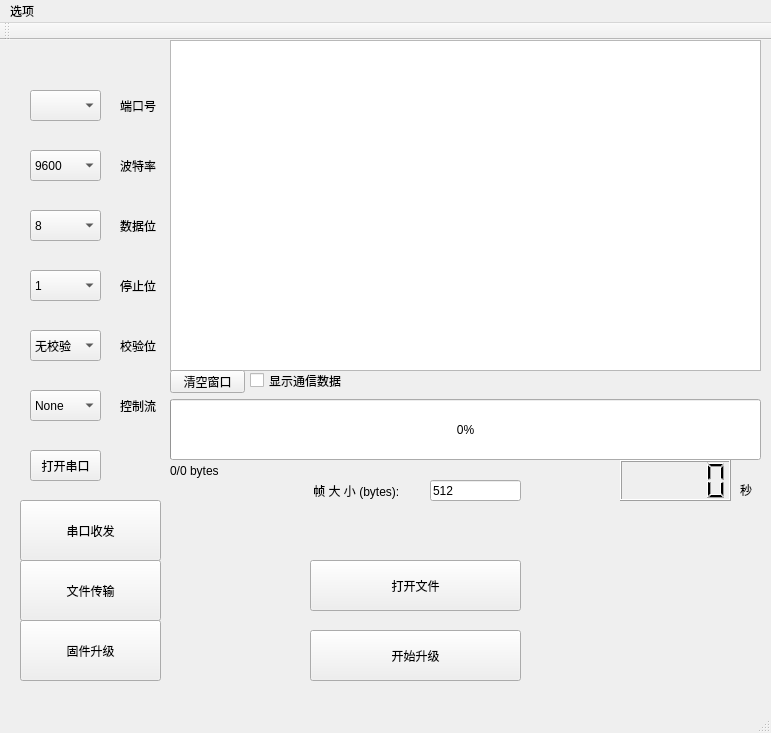
<?xml version="1.0" encoding="UTF-8"?>
<ui version="4.0">
 <class>MainWindow</class>
 <widget class="QMainWindow" name="MainWindow">
  <property name="geometry">
   <rect>
    <x>0</x>
    <y>0</y>
    <width>771</width>
    <height>733</height>
   </rect>
  </property>
  <property name="windowTitle">
   <string>MainWindow</string>
  </property>
  <widget class="QWidget" name="centralWidget">
   <widget class="QComboBox" name="comboBox_portNum">
    <property name="geometry">
     <rect>
      <x>30</x>
      <y>50</y>
      <width>71</width>
      <height>31</height>
     </rect>
    </property>
   </widget>
   <widget class="QLabel" name="label_portNum">
    <property name="geometry">
     <rect>
      <x>120</x>
      <y>60</y>
      <width>54</width>
      <height>12</height>
     </rect>
    </property>
    <property name="text">
     <string>端口号</string>
    </property>
   </widget>
   <widget class="QComboBox" name="comboBox_baud">
    <property name="geometry">
     <rect>
      <x>30</x>
      <y>110</y>
      <width>71</width>
      <height>31</height>
     </rect>
    </property>
    <item>
     <property name="text">
      <string>9600</string>
     </property>
    </item>
    <item>
     <property name="text">
      <string>115200</string>
     </property>
    </item>
    <item>
     <property name="text">
      <string>1200</string>
     </property>
    </item>
    <item>
     <property name="text">
      <string>2400</string>
     </property>
    </item>
    <item>
     <property name="text">
      <string>4800</string>
     </property>
    </item>
    <item>
     <property name="text">
      <string>14400</string>
     </property>
    </item>
    <item>
     <property name="text">
      <string>19200</string>
     </property>
    </item>
    <item>
     <property name="text">
      <string>38400</string>
     </property>
    </item>
    <item>
     <property name="text">
      <string>57600</string>
     </property>
    </item>
    <item>
     <property name="text">
      <string>128000</string>
     </property>
    </item>
    <item>
     <property name="text">
      <string>256000</string>
     </property>
    </item>
    <item>
     <property name="text">
      <string>512000</string>
     </property>
    </item>
    <item>
     <property name="text">
      <string>921600</string>
     </property>
    </item>
    <item>
     <property name="text">
      <string>2000000</string>
     </property>
    </item>
   </widget>
   <widget class="QLabel" name="label_baud">
    <property name="geometry">
     <rect>
      <x>120</x>
      <y>120</y>
      <width>54</width>
      <height>12</height>
     </rect>
    </property>
    <property name="text">
     <string>波特率</string>
    </property>
   </widget>
   <widget class="QComboBox" name="comboBox_dataBit">
    <property name="geometry">
     <rect>
      <x>30</x>
      <y>170</y>
      <width>71</width>
      <height>31</height>
     </rect>
    </property>
    <item>
     <property name="text">
      <string>8</string>
     </property>
    </item>
    <item>
     <property name="text">
      <string>7</string>
     </property>
    </item>
    <item>
     <property name="text">
      <string>6</string>
     </property>
    </item>
    <item>
     <property name="text">
      <string>5</string>
     </property>
    </item>
   </widget>
   <widget class="QLabel" name="label_dataBit">
    <property name="geometry">
     <rect>
      <x>120</x>
      <y>180</y>
      <width>54</width>
      <height>12</height>
     </rect>
    </property>
    <property name="text">
     <string>数据位</string>
    </property>
   </widget>
   <widget class="QComboBox" name="comboBox_stopBit">
    <property name="geometry">
     <rect>
      <x>30</x>
      <y>230</y>
      <width>71</width>
      <height>31</height>
     </rect>
    </property>
    <item>
     <property name="text">
      <string>1</string>
     </property>
    </item>
    <item>
     <property name="text">
      <string>1.5</string>
     </property>
    </item>
    <item>
     <property name="text">
      <string>2</string>
     </property>
    </item>
   </widget>
   <widget class="QLabel" name="label_stopBit">
    <property name="geometry">
     <rect>
      <x>120</x>
      <y>240</y>
      <width>54</width>
      <height>12</height>
     </rect>
    </property>
    <property name="text">
     <string>停止位</string>
    </property>
   </widget>
   <widget class="QComboBox" name="comboBox_checkBit">
    <property name="geometry">
     <rect>
      <x>30</x>
      <y>290</y>
      <width>71</width>
      <height>31</height>
     </rect>
    </property>
    <item>
     <property name="text">
      <string>无校验</string>
     </property>
    </item>
    <item>
     <property name="text">
      <string>奇校验</string>
     </property>
    </item>
    <item>
     <property name="text">
      <string>偶校验</string>
     </property>
    </item>
   </widget>
   <widget class="QLabel" name="label_checkBit">
    <property name="geometry">
     <rect>
      <x>120</x>
      <y>300</y>
      <width>54</width>
      <height>12</height>
     </rect>
    </property>
    <property name="text">
     <string>校验位</string>
    </property>
   </widget>
   <widget class="QComboBox" name="comboBox_flowBit">
    <property name="geometry">
     <rect>
      <x>30</x>
      <y>350</y>
      <width>71</width>
      <height>31</height>
     </rect>
    </property>
    <item>
     <property name="text">
      <string>None</string>
     </property>
    </item>
    <item>
     <property name="text">
      <string>Hardware</string>
     </property>
    </item>
    <item>
     <property name="text">
      <string>Software</string>
     </property>
    </item>
    <item>
     <property name="text">
      <string>UnknowFlowControl</string>
     </property>
    </item>
   </widget>
   <widget class="QLabel" name="label_flowBit">
    <property name="geometry">
     <rect>
      <x>120</x>
      <y>360</y>
      <width>54</width>
      <height>12</height>
     </rect>
    </property>
    <property name="text">
     <string>控制流</string>
    </property>
   </widget>
   <widget class="QPushButton" name="pushButton_openUart">
    <property name="geometry">
     <rect>
      <x>30</x>
      <y>410</y>
      <width>71</width>
      <height>31</height>
     </rect>
    </property>
    <property name="baseSize">
     <size>
      <width>0</width>
      <height>0</height>
     </size>
    </property>
    <property name="text">
     <string>打开串口</string>
    </property>
   </widget>
   <widget class="QStackedWidget" name="stackedWidget">
    <property name="geometry">
     <rect>
      <x>160</x>
      <y>-10</y>
      <width>611</width>
      <height>681</height>
     </rect>
    </property>
    <property name="currentIndex">
     <number>2</number>
    </property>
    <widget class="QWidget" name="page_sendAndReceive">
     <widget class="QCheckBox" name="checkBox_cycleSend">
      <property name="geometry">
       <rect>
        <x>230</x>
        <y>630</y>
        <width>71</width>
        <height>21</height>
       </rect>
      </property>
      <property name="text">
       <string>循环周期</string>
      </property>
     </widget>
     <widget class="QLabel" name="label_cycleSendTime">
      <property name="geometry">
       <rect>
        <x>350</x>
        <y>630</y>
        <width>21</width>
        <height>21</height>
       </rect>
      </property>
      <property name="text">
       <string>ms</string>
      </property>
     </widget>
     <widget class="QPushButton" name="pushButton_send">
      <property name="geometry">
       <rect>
        <x>510</x>
        <y>540</y>
        <width>81</width>
        <height>61</height>
       </rect>
      </property>
      <property name="text">
       <string>发 送</string>
      </property>
     </widget>
     <widget class="QTextEdit" name="textEdit_Tx">
      <property name="geometry">
       <rect>
        <x>10</x>
        <y>510</y>
        <width>491</width>
        <height>121</height>
       </rect>
      </property>
     </widget>
     <widget class="QPushButton" name="pushButton_clearRx">
      <property name="geometry">
       <rect>
        <x>10</x>
        <y>470</y>
        <width>61</width>
        <height>21</height>
       </rect>
      </property>
      <property name="text">
       <string>清空窗口</string>
      </property>
     </widget>
     <widget class="QCheckBox" name="checkBox_showTime">
      <property name="geometry">
       <rect>
        <x>150</x>
        <y>470</y>
        <width>81</width>
        <height>21</height>
       </rect>
      </property>
      <property name="text">
       <string>显示时间戳</string>
      </property>
     </widget>
     <widget class="QCheckBox" name="checkBox_saveDataToFile">
      <property name="geometry">
       <rect>
        <x>310</x>
        <y>470</y>
        <width>101</width>
        <height>21</height>
       </rect>
      </property>
      <property name="text">
       <string>接收数据到文件</string>
      </property>
     </widget>
     <widget class="QCheckBox" name="checkBox_ShowHex">
      <property name="geometry">
       <rect>
        <x>80</x>
        <y>470</y>
        <width>61</width>
        <height>21</height>
       </rect>
      </property>
      <property name="text">
       <string>HEX显示</string>
      </property>
     </widget>
     <widget class="QPushButton" name="pushButton_save">
      <property name="geometry">
       <rect>
        <x>240</x>
        <y>470</y>
        <width>61</width>
        <height>21</height>
       </rect>
      </property>
      <property name="text">
       <string>保存数据</string>
      </property>
     </widget>
     <widget class="QTextEdit" name="textEdit_Rx">
      <property name="geometry">
       <rect>
        <x>10</x>
        <y>10</y>
        <width>591</width>
        <height>461</height>
       </rect>
      </property>
      <property name="lineWrapMode">
       <enum>QTextEdit::WidgetWidth</enum>
      </property>
     </widget>
     <widget class="QCheckBox" name="checkBox_HexSend">
      <property name="geometry">
       <rect>
        <x>100</x>
        <y>630</y>
        <width>61</width>
        <height>21</height>
       </rect>
      </property>
      <property name="text">
       <string>HEX发送</string>
      </property>
     </widget>
     <widget class="QCheckBox" name="checkBox_addNewLine">
      <property name="geometry">
       <rect>
        <x>170</x>
        <y>630</y>
        <width>61</width>
        <height>21</height>
       </rect>
      </property>
      <property name="text">
       <string>加换行</string>
      </property>
     </widget>
     <widget class="QPushButton" name="pushButton_clearTx">
      <property name="geometry">
       <rect>
        <x>10</x>
        <y>630</y>
        <width>81</width>
        <height>21</height>
       </rect>
      </property>
      <property name="text">
       <string>清空发送区</string>
      </property>
     </widget>
     <widget class="QLineEdit" name="lineEdit_cycleDelay">
      <property name="geometry">
       <rect>
        <x>300</x>
        <y>630</y>
        <width>41</width>
        <height>21</height>
       </rect>
      </property>
      <property name="text">
       <string>1000</string>
      </property>
     </widget>
     <widget class="QLabel" name="label_rxCounter">
      <property name="geometry">
       <rect>
        <x>520</x>
        <y>470</y>
        <width>81</width>
        <height>21</height>
       </rect>
      </property>
      <property name="frameShape">
       <enum>QFrame::NoFrame</enum>
      </property>
      <property name="text">
       <string>RX:0</string>
      </property>
     </widget>
     <widget class="QLabel" name="label_txCounter">
      <property name="geometry">
       <rect>
        <x>430</x>
        <y>630</y>
        <width>71</width>
        <height>21</height>
       </rect>
      </property>
      <property name="text">
       <string>TX:0</string>
      </property>
     </widget>
    </widget>
    <widget class="QWidget" name="page_sendFiles">
     <widget class="QTextEdit" name="textEdit_filesTransmitInfo">
      <property name="geometry">
       <rect>
        <x>10</x>
        <y>10</y>
        <width>591</width>
        <height>331</height>
       </rect>
      </property>
     </widget>
     <widget class="QCheckBox" name="checkBox_filesTransmit_showData">
      <property name="geometry">
       <rect>
        <x>90</x>
        <y>340</y>
        <width>101</width>
        <height>21</height>
       </rect>
      </property>
      <property name="text">
       <string>显示传输数据</string>
      </property>
     </widget>
     <widget class="QPushButton" name="pushButton_filesTransmit_clear">
      <property name="geometry">
       <rect>
        <x>10</x>
        <y>340</y>
        <width>75</width>
        <height>23</height>
       </rect>
      </property>
      <property name="text">
       <string>清空窗口</string>
      </property>
     </widget>
     <widget class="QLabel" name="label_filesTransmit_progress">
      <property name="geometry">
       <rect>
        <x>10</x>
        <y>430</y>
        <width>151</width>
        <height>21</height>
       </rect>
      </property>
      <property name="text">
       <string>0/0 bytes</string>
      </property>
     </widget>
     <widget class="QLCDNumber" name="lcdNumber_filesTransmit">
      <property name="geometry">
       <rect>
        <x>460</x>
        <y>430</y>
        <width>111</width>
        <height>41</height>
       </rect>
      </property>
     </widget>
     <widget class="QLabel" name="label_filesTransmit_timeConsuming">
      <property name="geometry">
       <rect>
        <x>580</x>
        <y>440</y>
        <width>21</width>
        <height>20</height>
       </rect>
      </property>
      <property name="text">
       <string>秒</string>
      </property>
     </widget>
     <widget class="QProgressBar" name="progressBar_filesTransmit">
      <property name="geometry">
       <rect>
        <x>10</x>
        <y>370</y>
        <width>591</width>
        <height>61</height>
       </rect>
      </property>
      <property name="value">
       <number>0</number>
      </property>
     </widget>
     <widget class="QLabel" name="label_filesTransmit_frameSize">
      <property name="geometry">
       <rect>
        <x>150</x>
        <y>450</y>
        <width>111</width>
        <height>16</height>
       </rect>
      </property>
      <property name="text">
       <string> 帧 大 小 (bytes):</string>
      </property>
     </widget>
     <widget class="QLabel" name="label_filesTransmit_frameInterval">
      <property name="geometry">
       <rect>
        <x>150</x>
        <y>480</y>
        <width>91</width>
        <height>16</height>
       </rect>
      </property>
      <property name="text">
       <string> 帧 间 隔 (ms):</string>
      </property>
     </widget>
     <widget class="QPushButton" name="pushButton_filesTransmit_openFile">
      <property name="geometry">
       <rect>
        <x>150</x>
        <y>530</y>
        <width>211</width>
        <height>51</height>
       </rect>
      </property>
      <property name="text">
       <string>打开文件</string>
      </property>
     </widget>
     <widget class="QLineEdit" name="lineEdit_filesTransmit_frameGap">
      <property name="geometry">
       <rect>
        <x>270</x>
        <y>480</y>
        <width>91</width>
        <height>16</height>
       </rect>
      </property>
      <property name="text">
       <string>1</string>
      </property>
     </widget>
     <widget class="QPushButton" name="pushButton_filesTransmit_startTransmit">
      <property name="geometry">
       <rect>
        <x>150</x>
        <y>600</y>
        <width>211</width>
        <height>51</height>
       </rect>
      </property>
      <property name="text">
       <string>开始传输</string>
      </property>
     </widget>
     <widget class="QLineEdit" name="lineEdit_filesTransmit_frameLen">
      <property name="geometry">
       <rect>
        <x>270</x>
        <y>450</y>
        <width>91</width>
        <height>16</height>
       </rect>
      </property>
      <property name="text">
       <string>1024</string>
      </property>
     </widget>
    </widget>
    <widget class="QWidget" name="page_firmwareUpgrade">
     <widget class="QProgressBar" name="progressBar_firmwareUpgrade">
      <property name="geometry">
       <rect>
        <x>10</x>
        <y>369</y>
        <width>591</width>
        <height>61</height>
       </rect>
      </property>
      <property name="value">
       <number>0</number>
      </property>
     </widget>
     <widget class="QLabel" name="label_firmwareUpgrade_progress">
      <property name="geometry">
       <rect>
        <x>10</x>
        <y>430</y>
        <width>151</width>
        <height>21</height>
       </rect>
      </property>
      <property name="text">
       <string>0/0 bytes</string>
      </property>
     </widget>
     <widget class="QTextEdit" name="textEdit_firmwareUpgradeInfo">
      <property name="geometry">
       <rect>
        <x>10</x>
        <y>10</y>
        <width>591</width>
        <height>331</height>
       </rect>
      </property>
     </widget>
     <widget class="QCheckBox" name="checkBox_firmwareUpgrade_showData">
      <property name="geometry">
       <rect>
        <x>90</x>
        <y>340</y>
        <width>101</width>
        <height>21</height>
       </rect>
      </property>
      <property name="text">
       <string>显示通信数据</string>
      </property>
     </widget>
     <widget class="QPushButton" name="pushButton_firmwareUpgrade_clear">
      <property name="geometry">
       <rect>
        <x>10</x>
        <y>340</y>
        <width>75</width>
        <height>23</height>
       </rect>
      </property>
      <property name="text">
       <string>清空窗口</string>
      </property>
     </widget>
     <widget class="QLabel" name="label_firmwareUpgrade_timeConsuming">
      <property name="geometry">
       <rect>
        <x>580</x>
        <y>450</y>
        <width>21</width>
        <height>20</height>
       </rect>
      </property>
      <property name="text">
       <string>秒</string>
      </property>
     </widget>
     <widget class="QLabel" name="label_firmwareUpgrade_frameSize">
      <property name="geometry">
       <rect>
        <x>150</x>
        <y>450</y>
        <width>111</width>
        <height>21</height>
       </rect>
      </property>
      <property name="text">
       <string> 帧 大 小 (bytes):</string>
      </property>
     </widget>
     <widget class="QPushButton" name="pushButton_firmwareUpgrade_startUpgrade">
      <property name="geometry">
       <rect>
        <x>150</x>
        <y>600</y>
        <width>211</width>
        <height>51</height>
       </rect>
      </property>
      <property name="text">
       <string>开始升级</string>
      </property>
     </widget>
     <widget class="QLCDNumber" name="lcdNumber_firmwareUpgrade">
      <property name="geometry">
       <rect>
        <x>460</x>
        <y>430</y>
        <width>111</width>
        <height>41</height>
       </rect>
      </property>
     </widget>
     <widget class="QPushButton" name="pushButton_firmwareUpgrade_openFiles">
      <property name="geometry">
       <rect>
        <x>150</x>
        <y>530</y>
        <width>211</width>
        <height>51</height>
       </rect>
      </property>
      <property name="text">
       <string>打开文件</string>
      </property>
     </widget>
     <widget class="QLineEdit" name="lineEdit_firmwareUpgrade_frameLen">
      <property name="geometry">
       <rect>
        <x>270</x>
        <y>450</y>
        <width>91</width>
        <height>21</height>
       </rect>
      </property>
      <property name="text">
       <string>512</string>
      </property>
     </widget>
    </widget>
   </widget>
   <widget class="QPushButton" name="pushButton_sendAndReceive">
    <property name="geometry">
     <rect>
      <x>20</x>
      <y>460</y>
      <width>141</width>
      <height>61</height>
     </rect>
    </property>
    <property name="baseSize">
     <size>
      <width>0</width>
      <height>0</height>
     </size>
    </property>
    <property name="text">
     <string>串口收发</string>
    </property>
   </widget>
   <widget class="QPushButton" name="pushButton_filesTransmit">
    <property name="geometry">
     <rect>
      <x>20</x>
      <y>520</y>
      <width>141</width>
      <height>61</height>
     </rect>
    </property>
    <property name="baseSize">
     <size>
      <width>0</width>
      <height>0</height>
     </size>
    </property>
    <property name="text">
     <string>文件传输</string>
    </property>
   </widget>
   <widget class="QPushButton" name="pushButton_firmwareUpgrade">
    <property name="geometry">
     <rect>
      <x>20</x>
      <y>580</y>
      <width>141</width>
      <height>61</height>
     </rect>
    </property>
    <property name="baseSize">
     <size>
      <width>0</width>
      <height>0</height>
     </size>
    </property>
    <property name="text">
     <string>固件升级</string>
    </property>
   </widget>
  </widget>
  <widget class="QMenuBar" name="menuBar">
   <property name="geometry">
    <rect>
     <x>0</x>
     <y>0</y>
     <width>771</width>
     <height>23</height>
    </rect>
   </property>
   <widget class="QMenu" name="menu">
    <property name="title">
     <string>选项</string>
    </property>
    <addaction name="action_about"/>
   </widget>
   <addaction name="menu"/>
  </widget>
  <widget class="QToolBar" name="mainToolBar">
   <attribute name="toolBarArea">
    <enum>TopToolBarArea</enum>
   </attribute>
   <attribute name="toolBarBreak">
    <bool>false</bool>
   </attribute>
  </widget>
  <widget class="QStatusBar" name="statusBar"/>
  <action name="action_about">
   <property name="text">
    <string>关于</string>
   </property>
  </action>
 </widget>
 <layoutdefault spacing="6" margin="11"/>
 <resources/>
 <connections/>
</ui>
